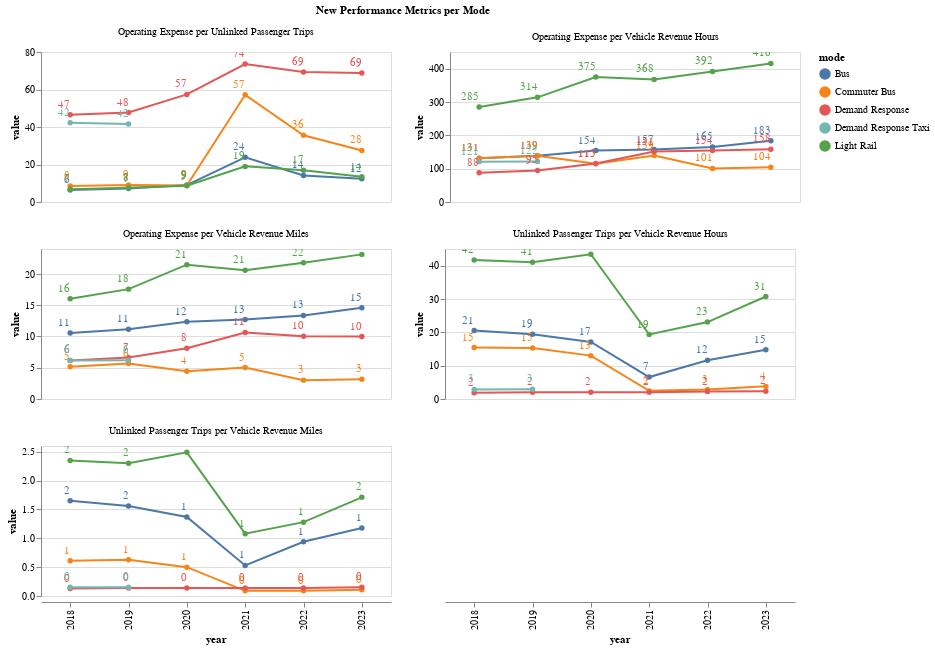

Notebook cell for this chart:
### Markdown cell above
### By Mode

### Code cell
make_line(
    by_mode_long,
    x_col="year",
    y_col="value",
    facet="variable:N",
    color="mode:N",
    chart_title="New Performance Metrics per Mode",
    ind_axis=True,
)

### Figure 1 — Vega-Lite specification as saved in the notebook (floating-point values rounded to 4 significant figures; data arrays with more than 128 entries replaced by an {"elided": "..."} marker saying what was removed)
{"config": {"view": {"continuousWidth": 300, "continuousHeight": 300}}, "data": {"name": "data-cfd84106b2ff0bc3f21829030b84656c"}, "facet": {"field": "variable", "title": "New Performance Metrics per Mode", "type": "nominal"}, "spec": {"layer": [{"mark": {"type": "line", "point": true}, "encoding": {"color": {"field": "mode", "type": "nominal"}, "tooltip": [{"field": "year", "type": "nominal"}, {"field": "value", "type": "quantitative"}, {"field": "mode", "type": "nominal"}], "x": {"field": "year", "type": "nominal"}, "y": {"field": "value", "type": "quantitative"}}, "name": "view_2"}, {"mark": {"type": "text", "align": "right", "dy": -10}, "encoding": {"color": {"field": "mode", "type": "nominal"}, "text": {"field": "value", "format": ",.0f", "type": "quantitative"}, "x": {"field": "year", "type": "nominal"}, "y": {"field": "value", "type": "quantitative"}}}], "height": 150, "width": 350}, "columns": 2, "params": [{"name": "param_2", "select": {"type": "interval", "encodings": ["x", "y"]}, "bind": "scales", "views": ["view_2"]}], "resolve": {"scale": {"y": "independent"}}, "$schema": "https://vega.github.io/schema/vega-lite/v5.20.1.json", "datasets": {"data-cfd84106b2ff0bc3f21829030b84656c": {"elided": "130 records"}}}
